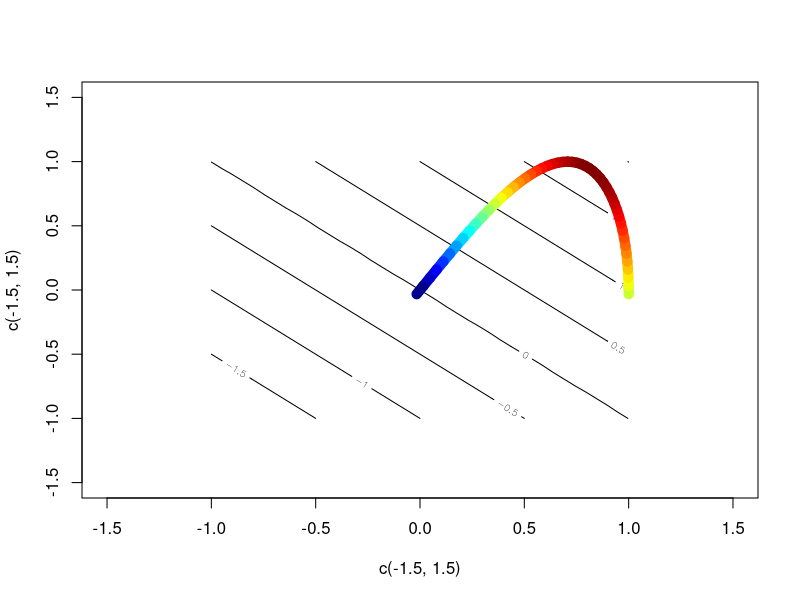
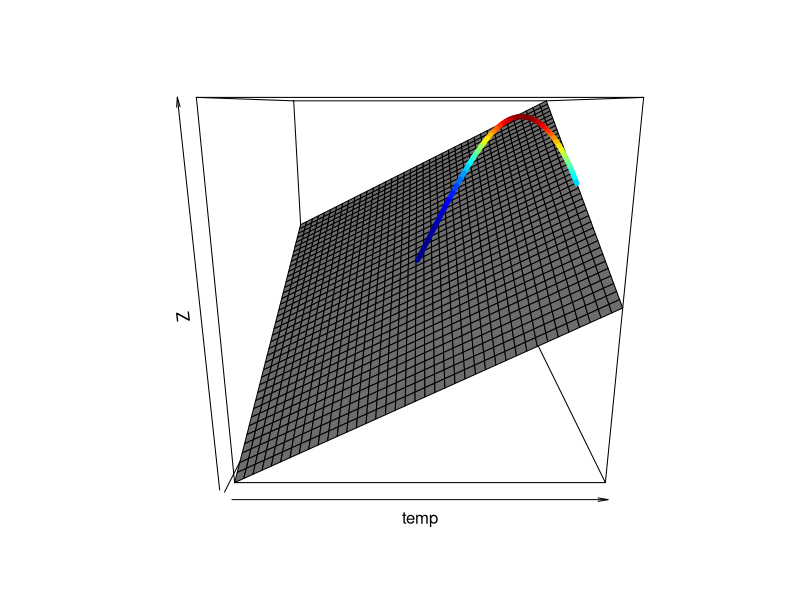

R code for these plots, in order:
library(fields)


### Name: ribbon.plot
### Title: Adds to an existing plot, a ribbon of color, based on values
###   from a color scale, along a sequence of line segments.
### Aliases: ribbon.plot
### Keywords: hplot

### ** Examples

plot( c(-1.5,1.5),c(-1.5,1.5), type="n")
temp<- list( x= seq( -1,1,,40), y= seq( -1,1,,40))
temp$z <- outer( temp$x, temp$y, "+")
contour( temp, add=TRUE)

t<- seq( 0,.5,,50)
y<- sin( 2*pi*t)
x<- cos( pi*t)
z<- x + y

ribbon.plot( x,y,z, lwd=10)

persp(  temp, phi=15, shade=.8, col="grey")-> pm
trans3d( x,y,z,pm)-> uv
ribbon.plot( uv$x, uv$y, z**2,lwd=5)
